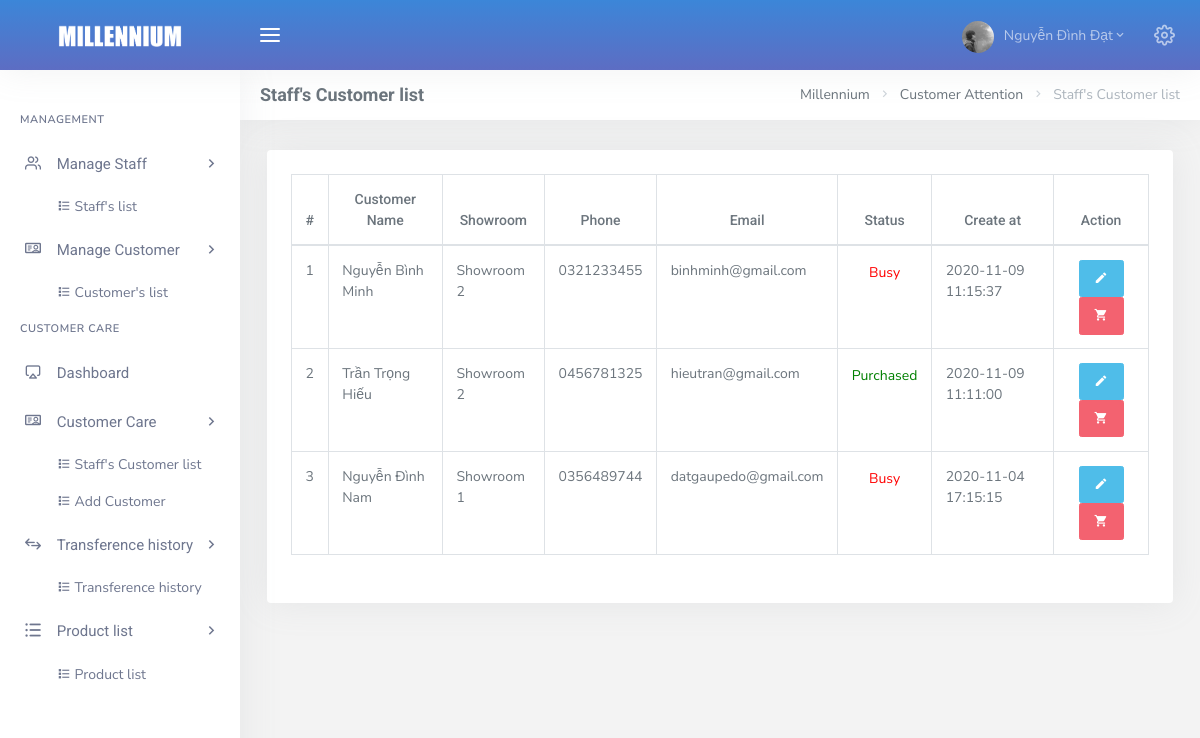
/admin/dashboard.php?page=list_customer_care (signed in), run on the app's committed database.
### tables this page shows
CREATE TABLE `tbl_user` (
  `id` int(11) NOT NULL,
  `name` varchar(50) NOT NULL,
  `showroom_id` int(11) NOT NULL,
  `avatar` varchar(50) NOT NULL DEFAULT 'default.png',
  `email` varchar(50) NOT NULL,
  `passw` varchar(50) NOT NULL DEFAULT '123456',
  `addres` varchar(100) NOT NULL,
  `salary` float NOT NULL,
  `role` tinyint(4) NOT NULL DEFAULT 2,
  `status` tinyint(4) NOT NULL DEFAULT 1,
  `create_at` datetime NOT NULL DEFAULT current_timestamp()
);

CREATE TABLE `tbl_customer` (
  `id` int(11) NOT NULL,
  `name` varchar(50) NOT NULL,
  `showroom_id` int(11) NOT NULL,
  `phone` varchar(10) NOT NULL,
  `email` varchar(50) NOT NULL,
  `sex` varchar(5) NOT NULL,
  `birth` date NOT NULL DEFAULT '1970-01-01',
  `passw` varchar(50) NOT NULL,
  `avatar` varchar(50) NOT NULL DEFAULT 'guest.jpg',
  `create_at` datetime NOT NULL DEFAULT current_timestamp()
);

CREATE TABLE `tbl_showroom` (
  `showroom_id` int(11) NOT NULL,
  `title` varchar(50) NOT NULL,
  `addres` varchar(100) NOT NULL,
  `create_at` datetime NOT NULL DEFAULT current_timestamp()
);

CREATE TABLE `tbl_care` (
  `user_id` int(11) NOT NULL,
  `customer_id` int(11) NOT NULL,
  `status` tinyint(4) NOT NULL DEFAULT 1,
  `create_at` datetime NOT NULL DEFAULT current_timestamp()
);

### admin/Controller/CustomerCare/CustomerCare_c.php (called while the page is built, shortened)
<?php
    include_once("Model/CustomerCare/CustomerCare_m.php");
    class CustomerCare_c extends CustomerCare_m {
        private $customer_care;
        function __construct()
        {
            $this->customer_care = new CustomerCare_m();
        }
        public function CustomerCare () {
            $user_id = $_SESSION['id'];
            $customer_care = $this->customer_care->getCustomerCare($user_id);
            include_once 'View/CustomerCare/list_customer_care.php';
        }
    }
?>

### admin/Config/myConfig.php (called while the page is built, shortened)
<?php
	class Connect{
		private $user = "root";
		private $pass = "";
		private $dns = "mysql:host=localhost;dbname=customer_care";
		function __construct(){
			try {
				$this->pdo = new PDO($this->dns, $this->user, $this->pass);
				$this->pdo->query("SET NAMES utf8");
			} catch (PDOException $e) {
				echo $e->getMessage();
				exit();
			}
		}
	}
 ?>

### admin/Model/CustomerCare/CustomerCare_m.php (called while the page is built, shortened)
<?php
    include_once("Config/myConfig.php");
    class CustomerCare_m extends Connect {
        function __construct()
        {
            parent::__construct();
        }
        protected function getCustomerCare ($user_id) {
            $sql = "
            SELECT tbl_care.customer_id, tbl_user.name as 'Họ tên NV', tbl_customer.name, tbl_showroom.title, tbl_customer.phone, tbl_customer.email, tbl_care.status, tbl_care.create_at, tbl_customer.id
            FROM
                tbl_user,
                tbl_customer,
                tbl_showroom,
                tbl_care
            WHERE
                tbl_customer.showroom_id = tbl_showroom.showroom_id AND tbl_user.id = tbl_care.user_id AND tbl_customer.id = tbl_care.customer_id AND tbl_user.id = :user_id
            ORDER BY tbl_care.create_at DESC";
            $pre = $this->pdo->prepare($sql);
            $pre->bindParam(":user_id", $user_id);
            $pre->execute();
            $result = array();
            while ($row = $pre->fetch(PDO::FETCH_ASSOC)) {
                $result[] = $row;
            }
            return $result;
        }
    }

### admin/View/CustomerCare/list_customer_care.php (the view, shortened to what this page needs)
<div class="row">
    <div class="col-12">
        <div class="card-box table-responsive">
            <table id="datatable_listcustomer_care" class="display table table-bordered dt-responsive nowrap" style="border-collapse: collapse; border-spacing: 0; width: 100%;">
                <thead>
                    <tr class="text-center">
                        <th>#</th>
                        <th>Customer Name</th>
                        <th>Showroom</th>
                        <th>Phone</th>
                        <th>Email</th>
                        <th>Status</th>
                        <th>Create at</th>
                        <th>Action</th>
                    </tr>
                </thead>
                <tbody id="view_customer_care">
                    <?php
                        $count = 0;
                        foreach ($customer_care as $key => $valueCustomerCare) {
                            $count++;
                        ?>
                            <tr>
                                <td class="text-center"><?= $count; ?></td>
                                <td><?= $valueCustomerCare['name'] ?></td>
                                <td><?= $valueCustomerCare['title'] ?></td>
                                <td><?= $valueCustomerCare['phone'] ?></td>
                                <td><?= $valueCustomerCare['email'] ?></td>
                                <td class="text-center">
                                    <?php
                                        if ($valueCustomerCare['status'] == 1) {
                                            echo "<p style='color: red;'>Busy</p>";
                                        }else if ($valueCustomerCare['status'] == 2) {
                                            echo "<p style='color: green;'>Purchased</p>";
                                        } else if ($valueCustomerCare['status'] == 3) {
                                            echo "<p style='color: blue;'>New</p>";
                                        }
                                    ?>
                                </td>
                                <td><?= $valueCustomerCare['create_at'] ?></td>
                                <td class="text-center">
                                    <a href="dashboard.php?page=detail_customer_care&id=<?= $valueCustomerCare['id']; ?>">
                                        <button class="btn btn-info btn-icon waves-effect waves-light" title="Detail"><span><i class="mdi mdi-pencil"></i></span></button>
                                    </a>
                                    <a href="dashboard.php?page=create_order&id=<?= $valueCustomerCare['customer_id']; ?>">
                                        <button type="button" class="btn btn-icon waves-effect waves-light btn-danger" title="Create Bill"><span><i class="mdi mdi-cart"></i></span></button>
                                    </a>
                                </td>
                            </tr>
                        <?php
                        }
                     ?>
                </tbody>
            </table>
        </div>
    </div>
</div>

### data on the page
tbl_user: tbl_customer.name "Nguyễn Bình Minh", tbl_showroom.title "Showroom 2", tbl_customer.phone "0321233455", tbl_customer.email "binhminh@gmail.com", shows "Busy", tbl_care.create_at "2020-11-09 11:15:37", tbl_customer.name "Trần Trọng Hiếu", tbl_customer.phone "0456781325", tbl_customer.email "hieutran@gmail.com", shows "Purchased", tbl_care.create_at "2020-11-09 11:11:00", tbl_customer.name "Nguyễn Đình Nam", showroom.title "Showroom 1", tbl_customer.phone "0356489744", tbl_customer.email "datgaupedo@gmail.com", tbl_care.create_at "2020-11-04 17:15:15"

### other printed values
$_SESSION['name'] "Nguyễn Đình Đạt"
